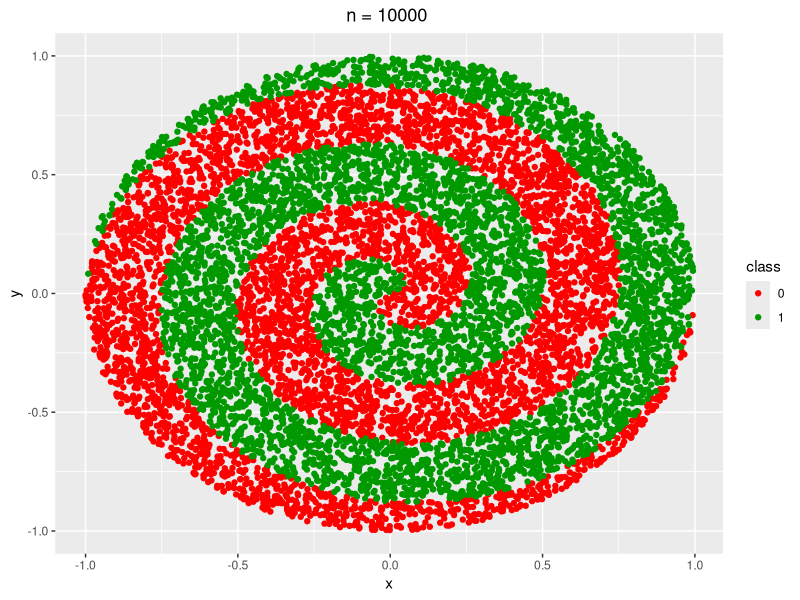
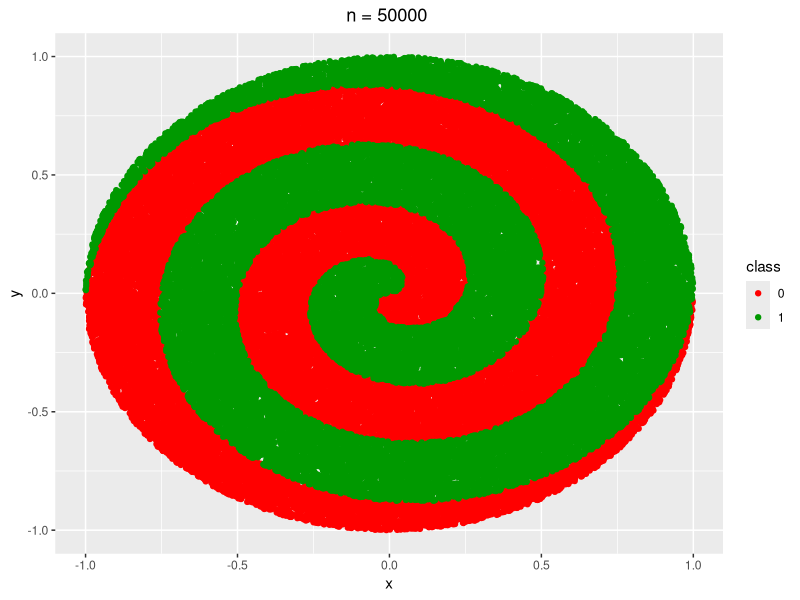
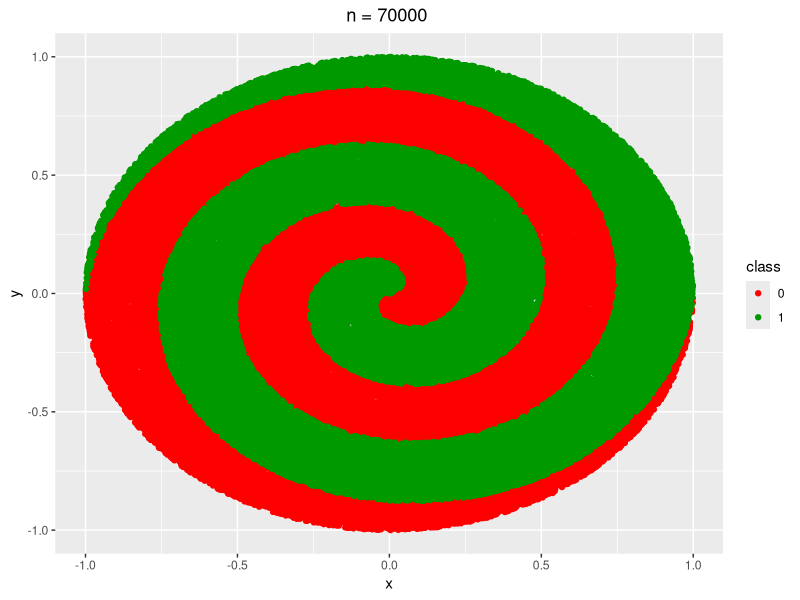

R code for these plots, in order:
#!/usr/bin/Rscript

library(purrr)
library(ggplot2)


class0 <- function(r){
  runif(1,r*4*pi-pi,r*4*pi);
}


class1 <- function(r){
  runif(1,r*4*pi,r*4*pi+pi);
}



generatorS <- function(r,fun,xOr,yOr,class){
  theta <- unlist(r %>% map(function(x) fun(x)))
  x <- xOr + r*cos(theta)
  y <- yOr + r*sin(theta)
  data.frame(x,y,class=as.factor(class))
}



espiral <- function(n,xOr,yOr){
  # half of examples for each class
  ctos <- n %/% 2
  #first generate r distances between 0 and 1
  r <- sqrt(runif(n))
  #half for each class
  ctos <- n %/%2
  rbind(generatorS(head(r,ctos),class0,xOr,yOr,rep(0,ctos)),generatorS(tail(r,n-ctos),class1,xOr,yOr,rep(1,n-ctos)))
}





plot1 <- ggplot(espiral(10000,0,0),aes(x,y,colour=class)) +
        geom_point()+
        scale_color_manual(values=c("#FF0000","#009900"))+
        ggtitle("n = 10000 ") +
        theme(plot.title = element_text(hjust = 0.5))


plot2 <- ggplot(espiral(50000,0,0),aes(x,y,colour=class)) +
        geom_point()+
        scale_color_manual(values=c("#FF0000","#009900"))+
        ggtitle("n = 50000 ") +
        theme(plot.title = element_text(hjust = 0.5))

plot3 <- ggplot(espiral(70000,0,0),aes(x,y,colour=class)) +
         geom_point()+
         scale_color_manual(values=c("#FF0000","#009900"))+
         ggtitle("n = 70000 ") +
         theme(plot.title = element_text(hjust = 0.5))


ggsave("espiral1.png",plot1)
ggsave("espiral2.png",plot2)
ggsave("espiral3.png",plot3)
